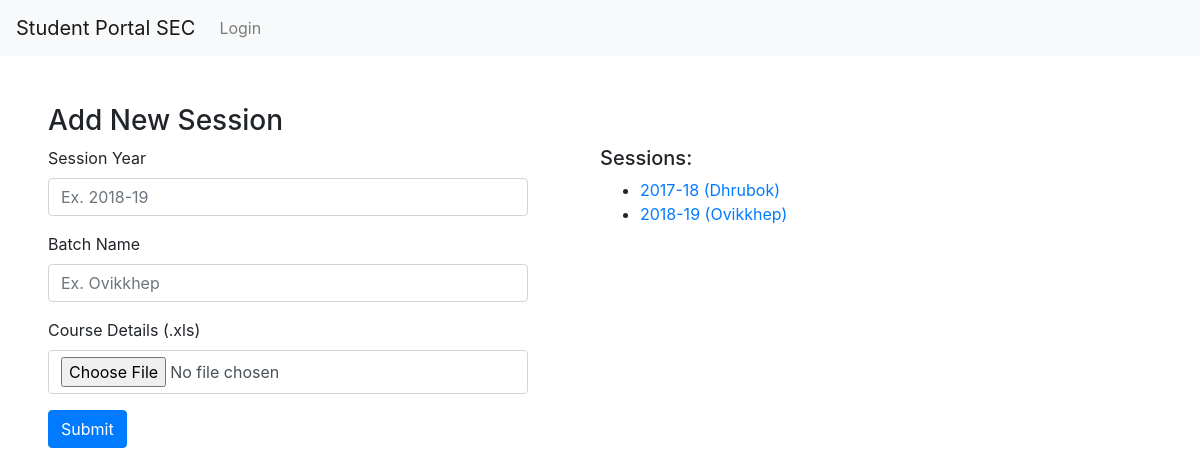
Before: /add_session/ with the older database file.
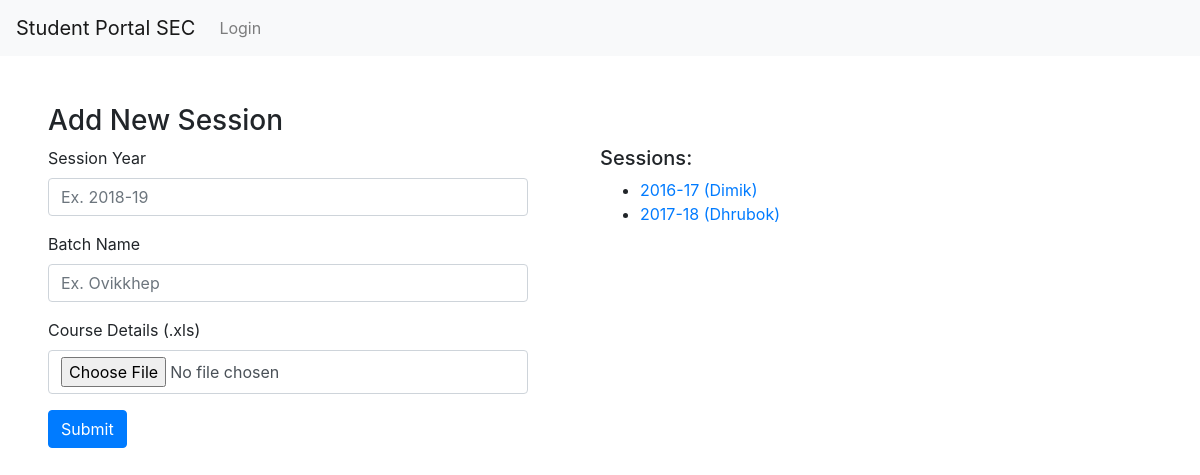
After: the same page with the newer database file.
### student_result/models.py (models this page shows, shortened)
class Session(models.Model):
    created_at = models.DateTimeField(auto_now_add=True)
    year = models.CharField(max_length=10)
    name = models.CharField(max_length=20)
    courses = models.TextField()

### student_result/views.py (the view, shortened to what this page needs)
# urls.py: path('add_session/', views.add_session, name = 'add_session'),
def add_session(request):
    session_obj = Session.objects.all()
    return render(request, 'add_session.html', {'sessions' : session_obj})

### student_result/templates/add_session.html (shortened to what this page needs)
{% extends 'base.html' %}
{% block content %}
<h3>Add New Session</h3>
<div style="display: grid; grid-template-columns: 1fr 1fr;">
    <div style="width: 30em;">
        <form method = "POST" action="" enctype="multipart/form-data">
            <div class="form-group">
                <label for="year">Session Year</label>
                <input type="text" name="year" class="form-control" id="year" placeholder="Ex. 2018-19">
            </div>
            <div class="form-group">
                <label for="name">Batch Name</label>
                <input type="text" name="name" class="form-control" id="name" placeholder="Ex. Ovikkhep">
            </div>
            <div class="mb-3">
                <label for="upload_file" class="form-label">Course Details (.xls)</label>
                <input class="form-control" type="file" id="upload_file" name="upload_file">
            </div>
            <button type="submit" name="submit" class="btn btn-primary">Submit</button>
        </form>
    </div>
    <div>
        <h5>Sessions:</h5>
        <ul>
            {% for session in sessions %}
                <li><a href="{% url 'view_session' session.year %}">{{ session.year }} ({{ session.name }})</a></li>
            {% endfor %}
        </ul>
    </div>
</div>
{% endblock content %}

Changed rows visible on the page:
removed Session: year "2018-19", name "Ovikkhep"
added Session: year "2016-17", name "Dimik"
